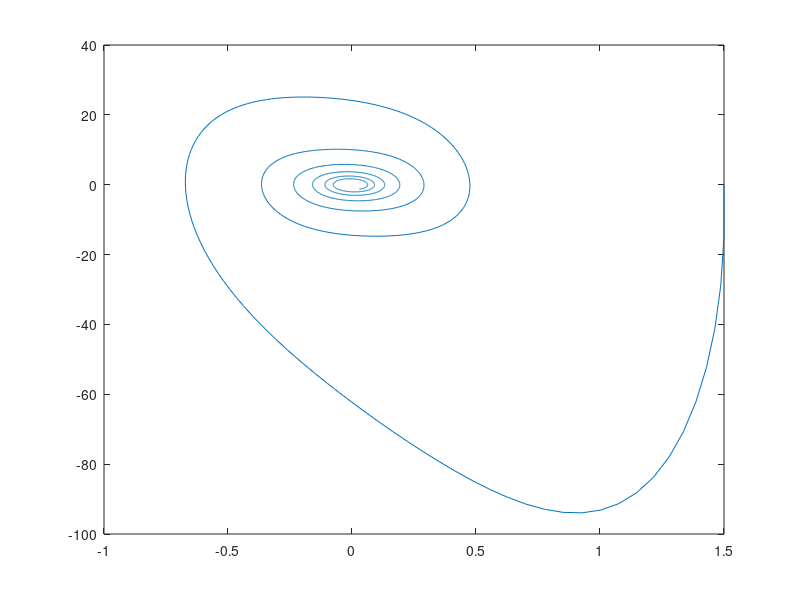

MATLAB code for this plot:
% valores de problema resorte
u0 = 1.5;
v0 = 0;
s1 = 100;
s2 = 10;
T = 0.15153;
Dt = T/32;
tmax = 50*T;
%
u=[u0];
v=[v0];
a=[];
%
for i = 0:Dt:tmax
  a0 = -s1*(1+s2*u0^2)*u0;
%
  u1 = u0 + (1/2)*Dt*v0;
  v1 = v0 + (1/2)*Dt*a0;
  
  a1 = -s1*(1+s2*u1^2)*u1;
%
  u2 = u0 + (-3)*Dt*v0 + 8*Dt*v1;
  v2 = v0 + (-3)*Dt*a1 + 8*Dt*a1;
  
  a2 = -s1*(1+s2*u2^2)*u2;
%
  u3 = u0 + (1/6)*Dt*v0 + (2/3)*Dt^2*v1 + (1/6)*Dt^2*v2;
  v3 = v0 + (1/6)*Dt*a0 + (2/3)*Dt*a1 + (1/6)*Dt*a2;
%
   u=[u,u3]; 
   v=[v,v3];
   a=[a,a0];
    
  u0=u3;
  v0=v3;
endfor

% subplot (3, 1, 1)
% plot (u);
% subplot (3, 1, 2)
% plot (v);
% subplot (3, 1, 3)
% plot (a);

plot(u,v)
